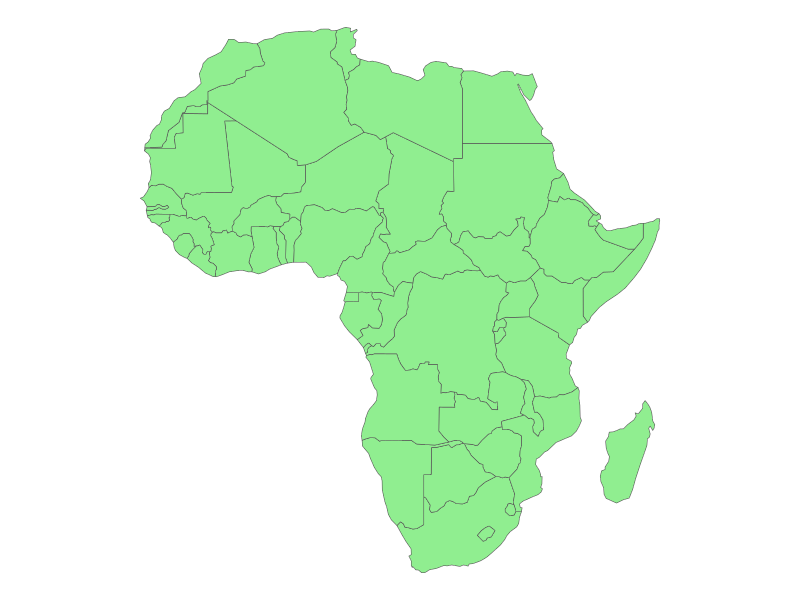
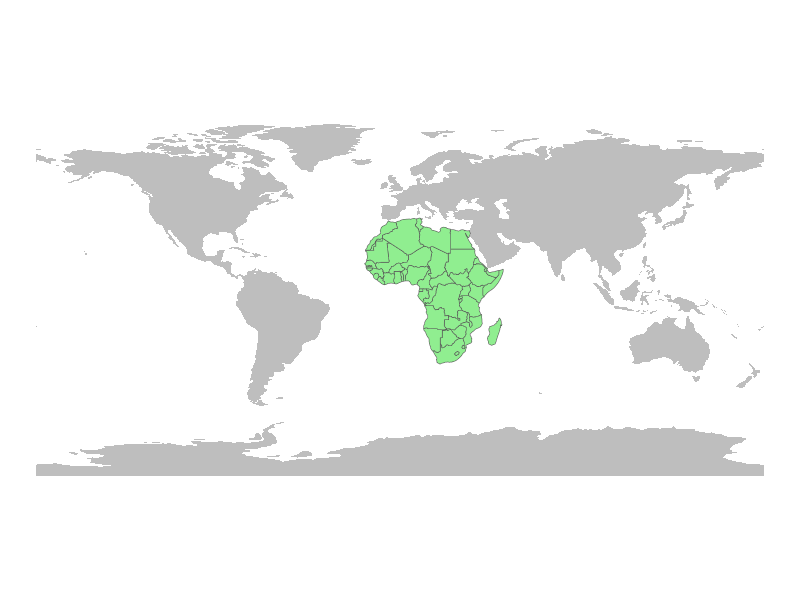
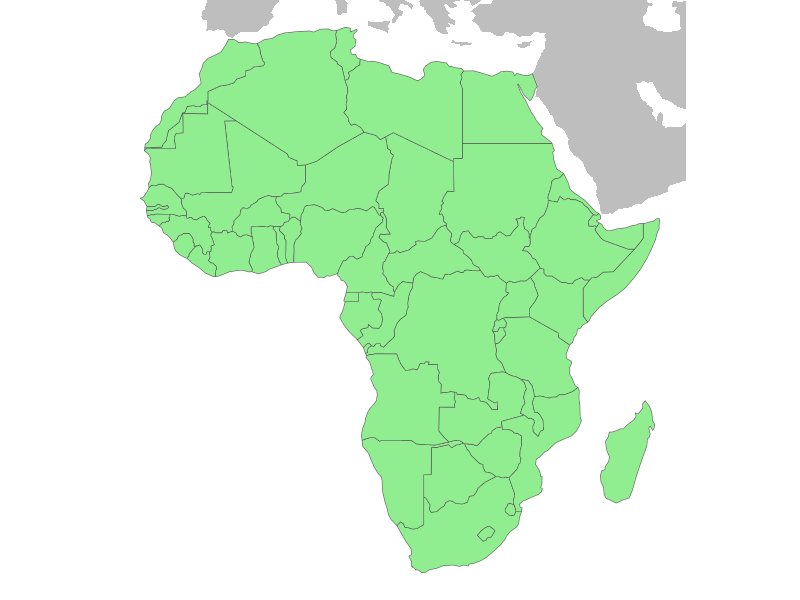

These figures' R source, in order:
## ---- chunk 1
knitr::opts_chunk$set(echo = TRUE)
## ---- chunk 2
library(tidyverse)
library(rnaturalearth)
library(sf)
## ---- chunk 3
countries <- ne_countries(continent = "Africa",
                          returnclass = "sf")

ggplot(countries) +
  geom_sf(fill = "palegreen2") +
  theme_void()

## ---- chunk 4
world <- ne_countries(returnclass = "sf")

ggplot(countries) +
  geom_sf(data= world,
          color = NA, fill = "gray") +
  geom_sf(fill = "palegreen2") +
  theme_void()
## ---- chunk 5
st_bbox(countries)
## ---- chunk 6
africa_xmin <- st_bbox(countries)$xmin
africa_xmax <- st_bbox(countries)$xmax

africa_ymin <- st_bbox(countries)$ymin
africa_ymax <- st_bbox(countries)$ymax
## ---- chunk 7
ggplot(countries) +
  geom_sf(data= world,
          color = NA, fill = "gray") +
  geom_sf(fill = "palegreen2") +
  theme_void() +
  coord_sf(xlim = c(africa_xmin, africa_xmax),
           ylim = c(africa_ymin, africa_ymax))
